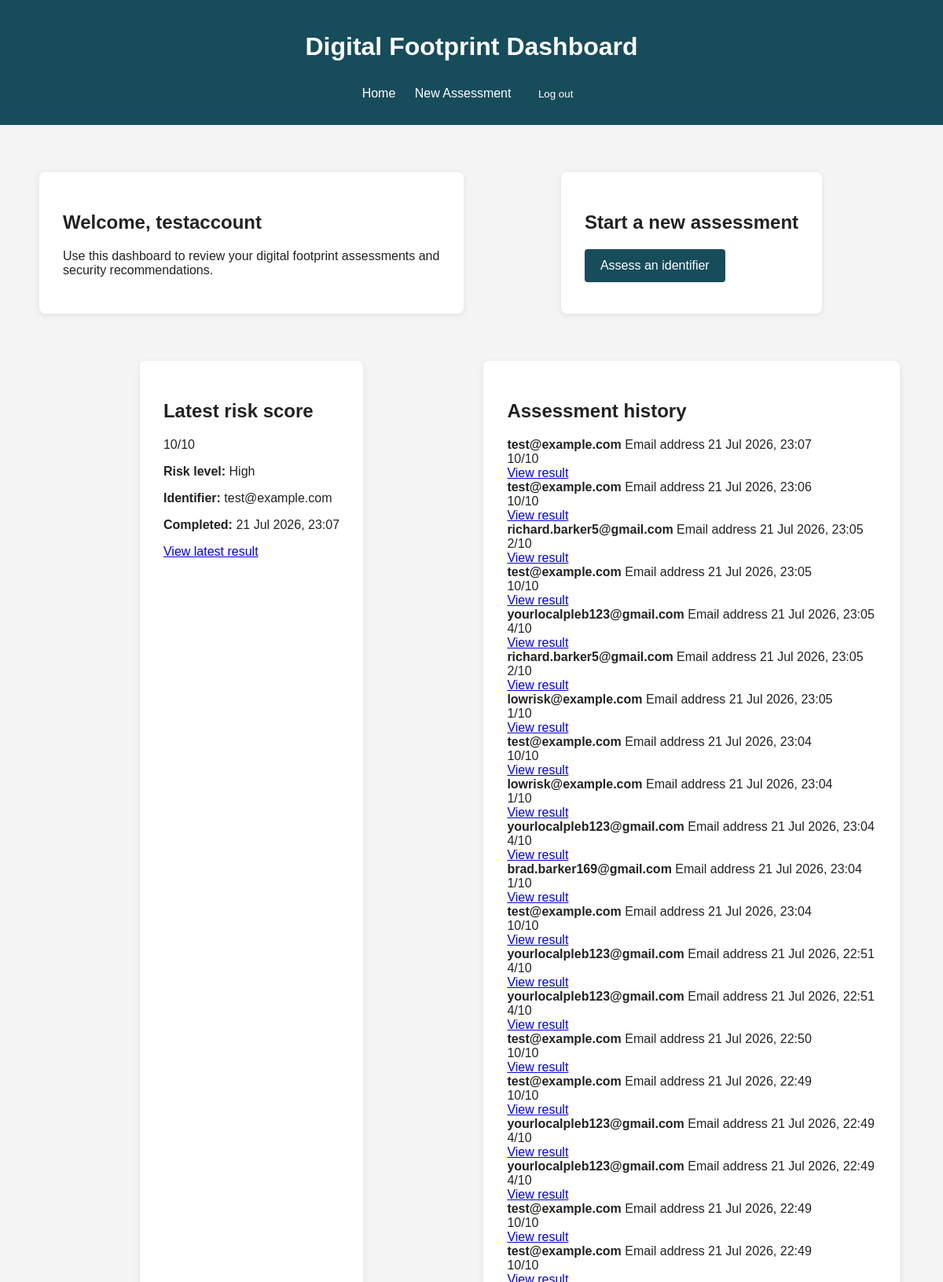
The page /accounts/dashboard/ (signed in, upper part) on the database its author committed.
### assessments/models.py (models this page shows, shortened)
class RiskAssessment(models.Model):
    IDENTIFIER_TYPES = [
        ("email", "Email address"),
    ]
    RISK_LEVEL_CHOICES = [
        ("low", "Low"),
        ("medium", "Medium"),
        ("high", "High"),
    ]
    user = models.ForeignKey(
        settings.AUTH_USER_MODEL,
        on_delete=models.CASCADE,
        related_name="risk_assessments",
        null=True,
        blank=True,
    )
    identifier_type = models.CharField(
        max_length=20,
        choices=IDENTIFIER_TYPES,
    )
    identifier = models.CharField(
        max_length=255,
    )
    breach_count = models.PositiveIntegerField(
        default=0,
    )
    exposed_data_count = models.PositiveIntegerField(
        default=0,
    )
    sensitive_data_exposed = models.BooleanField(
        default=False,
    )
    risk_score = models.PositiveSmallIntegerField(
        default=1,
        validators=[
            MinValueValidator(1),
            MaxValueValidator(10),
        ],
    )
    risk_level = models.CharField(
        max_length=20,
        choices=RISK_LEVEL_CHOICES,
        default="low",
    )
    recommendations = models.TextField(
        blank=True,
    )
    created_at = models.DateTimeField(
        auto_now_add=True,
    )

### accounts/views.py (the view)
@login_required
def dashboard_view(request):
    assessments = RiskAssessment.objects.filter(
        user=request.user
    ).order_by("-created_at")
    latest_assessment = assessments.first()
    return render(
        request,
        "accounts/dashboard.html",
        {
            "assessments": assessments,
            "latest_assessment": latest_assessment,
        },
    )

### accounts/templates/accounts/dashboard.html (shortened to what this page needs)
{% load static %}
<!DOCTYPE html>
<html lang="en">
<head>
    <link
        rel="stylesheet"
        href="{% static 'home/css/style.css' %}"
    >
</head>
<body>
    <header>
        <h1>Digital Footprint Dashboard</h1>
        <nav>
            <a href="{% url 'home:home' %}">
                Home
            </a>
            <a href="{% url 'assessments:create' %}">
                New Assessment
            </a>
            <form
                method="post"
                action="{% url 'accounts:logout' %}"
                class="logout-form"
            >
                <button type="submit">
                    Log out
                </button>
            </form>
        </nav>
    </header>
    <main>
        <section class="dashboard-layout">
            <section class="dashboard-card">
                <h2>Welcome, {{ user.username }}</h2>
                <p>
                    Use this dashboard to review your digital footprint
                    assessments and security recommendations.
                </p>
            </section>
            <section class="dashboard-card">
                <h2>Start a new assessment</h2>
                <a
                    class="button-link"
                    href="{% url 'assessments:create' %}"
                >
                    Assess an identifier
                </a>
            </section>
            <section class="dashboard-card">
                <h2>Latest risk score</h2>
                {% if latest_assessment %}
                    <div class="latest-score">
                        {{ latest_assessment.risk_score }}/10
                    </div>
                    <p>
                        <strong>Risk level:</strong>
                        {{ latest_assessment.get_risk_level_display }}
                    </p>
                    <p>
                        <strong>Identifier:</strong>
                        {{ latest_assessment.identifier }}
                    </p>
                    <p>
                        <strong>Completed:</strong>
                        {{ latest_assessment.created_at|date:"d M Y, H:i" }}
                    </p>
                    <a
                        href="{% url 'assessments:result' latest_assessment.id %}"
                        class="dashboard-button"
                    >
                        View latest result
                    </a>
                {% endif %}
            </section>
            <section class="dashboard-card">
                <h2>Assessment history</h2>
                {% if assessments %}
                    <div class="assessment-history">
                        {% for assessment in assessments %}
                            <div class="history-item">
                                <div class="history-details">
                                    <strong>
                                        {{ assessment.identifier }}
                                    </strong>
                                    <span>
                                        {{ assessment.get_identifier_type_display }}
                                    </span>
                                    <span>
                                        {{ assessment.created_at|date:"d M Y, H:i" }}
                                    </span>
                                </div>
                                <div class="history-score">
                                    {{ assessment.risk_score }}/10
                                </div>
                                <a
                                    href="{% url 'assessments:result' assessment.id %}"
                                    class="history-link"
                                >
                                    View result
                                </a>
                            </div>
                        {% endfor %}
                    </div>
                {% else %}
                    <p>
                        Your previous assessments will appear here.
                    </p>
                {% endif %}
            </section>
        </section>
    </main>
</body>
</html>

### home/static/home/css/style.css (style rules this page uses)
body { margin: 0; font-family: Arial, sans-serif; background-color: #f4f4f4; color: #222222; }
header { background-color: #174c5b; color: white; padding: 20px; text-align: center; }
nav { margin-top: 15px; }
nav a { color: white; margin: 0 10px; text-decoration: none; }
main { padding: 40px 20px; }
.welcome-section, .auth-card, .dashboard-card, .dashboard-section { background-color: white; max-width: 700px; margin: 20px auto; padding: 30px; border-radius: 8px; box-shadow: 0 2px 8px rgba(0, 0, 0, 0.08); }
button, .button-link { background-color: #174c5b; color: white; border: none; padding: 12px 20px; cursor: pointer; text-decoration: none; display: inline-block; border-radius: 4px; }
.auth-actions, .dashboard-layout { display: grid; gap: 20px; }
.dashboard-layout { max-width: 1100px; margin: auto; grid-template-columns: repeat(2, 1fr); }
.dashboard-card, .dashboard-section { max-width: none; }
.logout-form { display: inline; }

### rows shown on the page
RiskAssessment: risk_score "10", risk_level "High", identifier "test@example.com", created_at "21 Jul 2026, 23:07", identifier_type "Email address"
RiskAssessment: identifier "test@example.com", identifier_type "Email address", created_at "21 Jul 2026, 23:06", risk_score "10"
RiskAssessment: identifier "richard.barker5@gmail.com", identifier_type "Email address", created_at "21 Jul 2026, 23:05", risk_score "2"
RiskAssessment: identifier "test@example.com", identifier_type "Email address", created_at "21 Jul 2026, 23:05", risk_score "10"
RiskAssessment: identifier "yourlocalpleb123@gmail.com", identifier_type "Email address", created_at "21 Jul 2026, 23:05", risk_score "4"
RiskAssessment: identifier "richard.barker5@gmail.com", identifier_type "Email address", created_at "21 Jul 2026, 23:05", risk_score "2"
RiskAssessment: identifier "lowrisk@example.com", identifier_type "Email address", created_at "21 Jul 2026, 23:05", risk_score "1"
RiskAssessment: identifier "test@example.com", identifier_type "Email address", created_at "21 Jul 2026, 23:04", risk_score "10"
RiskAssessment: identifier "lowrisk@example.com", identifier_type "Email address", created_at "21 Jul 2026, 23:04", risk_score "1"
RiskAssessment: identifier "yourlocalpleb123@gmail.com", identifier_type "Email address", created_at "21 Jul 2026, 23:04", risk_score "4"
RiskAssessment: identifier "brad.barker169@gmail.com", identifier_type "Email address", created_at "21 Jul 2026, 23:04", risk_score "1"
RiskAssessment: identifier "test@example.com", identifier_type "Email address", created_at "21 Jul 2026, 23:04", risk_score "10"
RiskAssessment: identifier "yourlocalpleb123@gmail.com", identifier_type "Email address", created_at "21 Jul 2026, 22:51", risk_score "4"
RiskAssessment: identifier "yourlocalpleb123@gmail.com", identifier_type "Email address", created_at "21 Jul 2026, 22:51", risk_score "4"
RiskAssessment: identifier "test@example.com", identifier_type "Email address", created_at "21 Jul 2026, 22:50", risk_score "10"
RiskAssessment: identifier "test@example.com", identifier_type "Email address", created_at "21 Jul 2026, 22:49", risk_score "10"
RiskAssessment: identifier "yourlocalpleb123@gmail.com", identifier_type "Email address", created_at "21 Jul 2026, 22:49", risk_score "4"
RiskAssessment: identifier "yourlocalpleb123@gmail.com", identifier_type "Email address", created_at "21 Jul 2026, 22:49", risk_score "4"
RiskAssessment: identifier "test@example.com", identifier_type "Email address", created_at "21 Jul 2026, 22:49", risk_score "10"
RiskAssessment: identifier "test@example.com", identifier_type "Email address", created_at "21 Jul 2026, 22:49", risk_score "10"

### other values the page prints
{{ user.username }} "testaccount"
